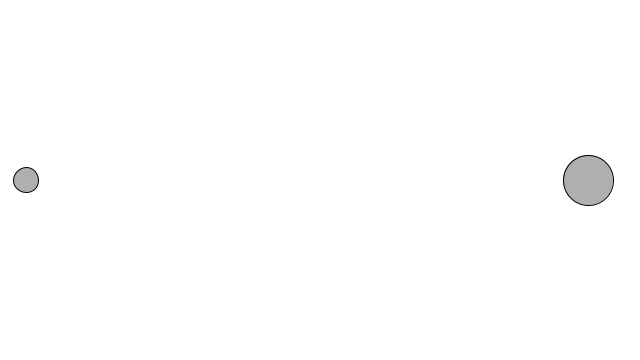
Frame 1 (no input)
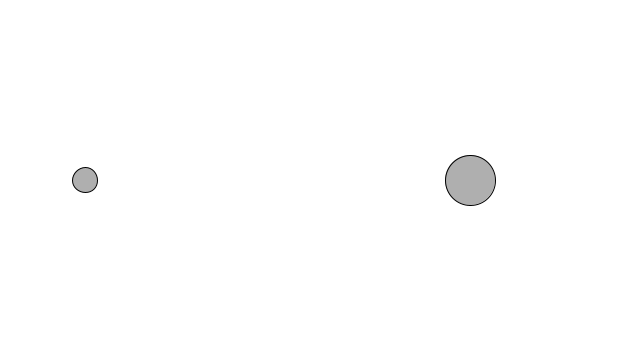
Frame 60 (the mouse pressed at the canvas centre just before this capture)
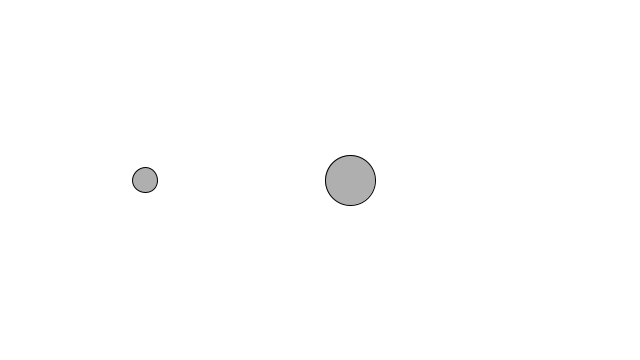
Frame 120 (the mouse held since frame 60 and released just before this capture)

The Processing sketch that drew these frames (run headless with seeded random() and noise(); from frame 60 on, the mouse is pressed at the canvas centre):

// Processing sketch: PP3_2
// ── PP3_2.pde
Mover mainmove;
Mover secondmove;
void setup() {
  size(640,360);
  mainmove = new Mover();
  secondmove = new Mover();
  mainmove.radius = 25;
  secondmove.radius = 50;
  mainmove.location.set(0+mainmove.radius,180);
  secondmove.location.set(640-secondmove.radius,180);
  mainmove.velocity.set(1,0);
  secondmove.velocity.set(-2,0);
}

class Mover{
  
  PVector location;
  PVector velocity;
  float radius;
  
  Mover(){
   location = new PVector(0,0); 
   velocity = new PVector(0,0);
  }
  void update(){
    location.add(velocity);
  }
  void display() {
    stroke(0);
    fill(175);
    circle(location.x, location.y,radius);
  }
  void checkEdges() {
    if (location.x > width) {
      velocity.x=velocity.x*-1;
    } else if (location.x < 0) {
      velocity.x=velocity.x*-1;
    }
    if (location.y > height) {
      velocity.y = velocity.y*-1;
    } else if (location.y < 0) {
      velocity.y = velocity.y*-1;
    }
  }
}
  PVector distance = new PVector(0,0);
void draw(){
  distance.set(abs(mainmove.location.x-secondmove.location.x),0);
  background(255);
  mainmove.update();
  secondmove.update();
  mainmove.checkEdges();
  secondmove.checkEdges();
  mainmove.display();
  secondmove.display();
  println(distance.mag());
  if(distance.mag()<= mainmove.radius){
    mainmove.velocity.set(-1,0);
    secondmove.velocity.set(1,0);
  }
}
